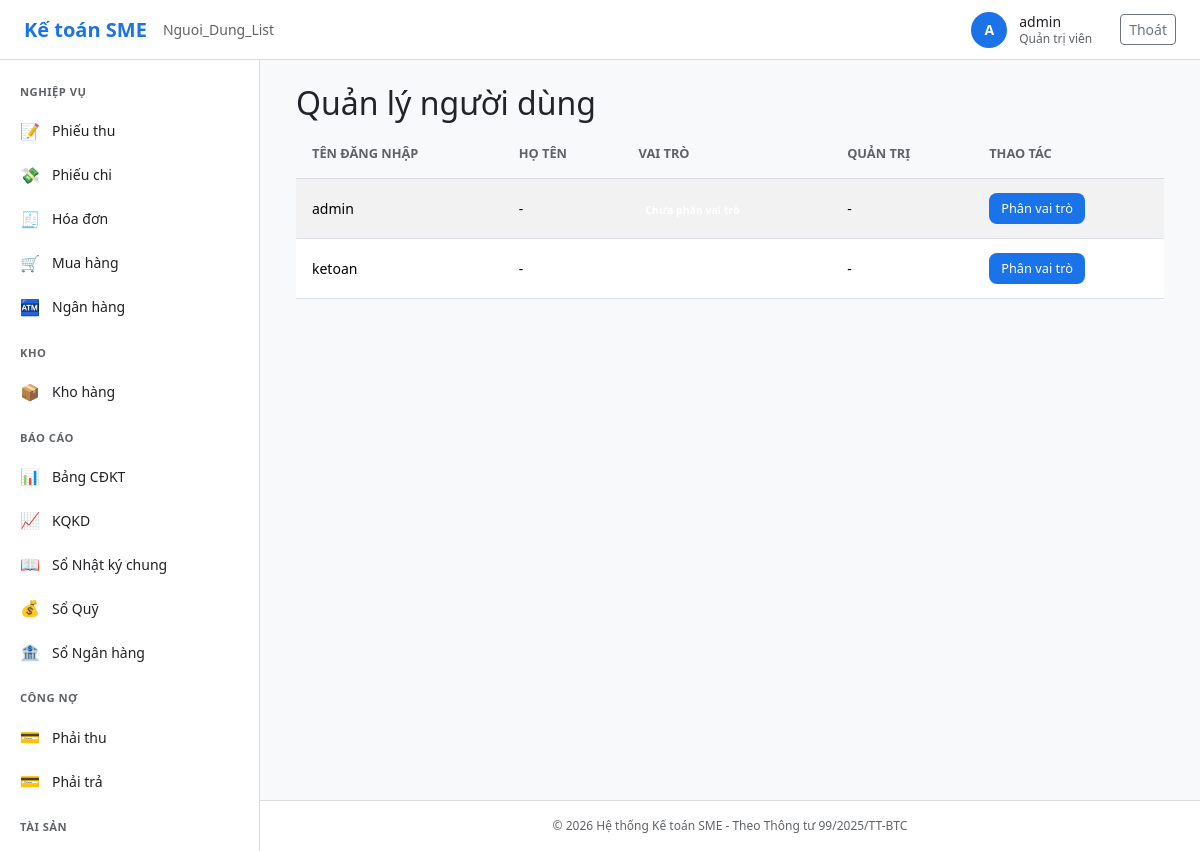
Page /he-thong/nguoi-dung/ (signed in) on the earlier database version.
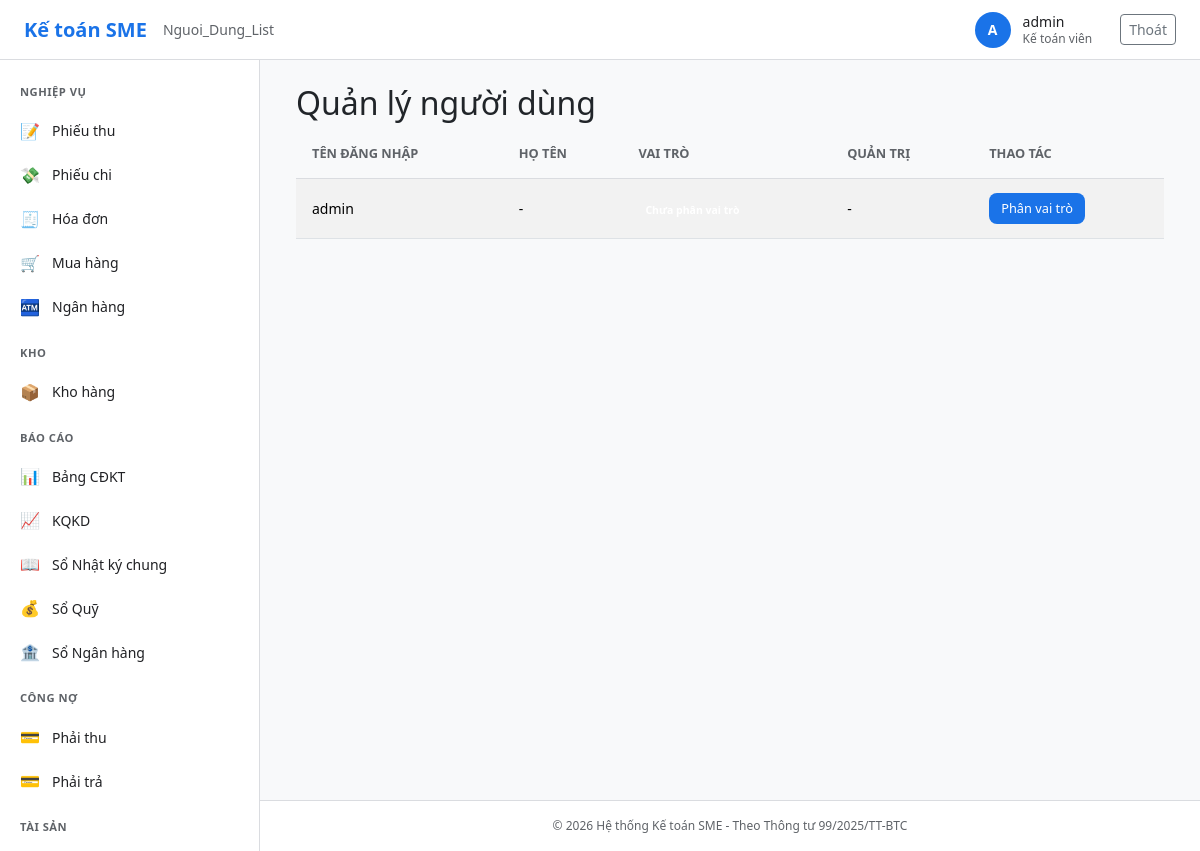
Same page on the later database version.
### apps/users/models.py (models this page shows, shortened)
class NguoiDung(AbstractUser):
    user_type = models.CharField(
        max_length=20,
        choices=UserType.choices,
        default=UserType.VIEWER,
        verbose_name=_("Loại người dùng"),
    )
    company = models.ForeignKey(
        "danh_muc.DonVi",
        on_delete=models.SET_NULL,
        null=True,
        blank=True,
        related_name="nhan_vien",
        verbose_name=_("Đơn vị"),
    )
    is_system_admin = models.BooleanField(
        default=False,
        verbose_name=_("Quản trị viên hệ thống"),
        help_text=_("Người dùng có quyền quản trị toàn bộ hệ thống"),
    )
    phone = models.CharField(
        max_length=20,
        blank=True,
        default="",
        verbose_name=_("Số điện thoại"),
    )
    department = models.CharField(
        max_length=100,
        blank=True,
        default="",
        verbose_name=_("Phòng ban"),
    )
    vai_tro = models.ForeignKey(
        "he_thong.VaiTro",
        on_delete=models.SET_NULL,
        null=True,
        blank=True,
        related_name="nguoi_dung",
        verbose_name=_("Vai trò"),
    )
    class Meta:
        verbose_name = _("Người dùng")
        verbose_name_plural = _("Người dùng")
        ordering = ["username"]

### apps/he_thong/views.py (the view)
# urls.py: path("nguoi-dung/", views.nguoi_dung_list, name="nguoi_dung_list"),
@login_required
def nguoi_dung_list(request):
    users = NguoiDung.objects.select_related("vai_tro").all()
    return render(
        request,
        "he_thong/nguoi_dung_list.html",
        {"users": users},
    )

### templates/he_thong/nguoi_dung_list.html (shortened to what this page needs)
{% extends "base.html" %}
{% block content %}
<div class="container">
  <h2>Quản lý người dùng</h2>
  <table class="table table-striped">
    <thead>
      <tr>
        <th>Tên đăng nhập</th>
        <th>Họ tên</th>
        <th>Vai trò</th>
        <th>Quản trị</th>
        <th>Thao tác</th>
      </tr>
    </thead>
    <tbody>
      {% for u in users %}
      <tr>
        <td>{{ u.username }}</td>
        <td>{{ u.get_full_name|default:"-" }}</td>
        <td>
          {% if u.vai_tro %}
          <span class="badge badge-primary">{{ u.vai_tro.ten }}</span>
          {% else %}
          <span class="badge badge-secondary">Chưa phân vai trò</span>
          {% endif %}
        </td>
        <td>
          {% if u.is_system_admin %}
          <span class="badge badge-danger">Quản trị</span>
          {% else %}
          -
          {% endif %}
        </td>
        <td>
          <a href="{% url 'he_thong:nguoi_dung_role_edit' u.pk %}" class="btn btn-sm btn-primary">
            Phân vai trò
          </a>
        </td>
      </tr>
      {% endfor %}
    </tbody>
  </table>
</div>
{% endblock %}

### templates/base.html (shortened to what this page needs)
<!DOCTYPE html>
<html lang="vi">
<head>
    {% load django_bootstrap5 %}
    {% bootstrap_css %}
</head>
<body>
    <header class="app-header">
        <div class="header-left">
            <a href="{% url 'accounting:dashboard' %}" class="app-logo">
                Kế toán SME
            </a>
            <nav class="breadcrumb-nav">
                {% block breadcrumb %}
                <span>{{ request.resolver_match.url_name|title }}</span>
                {% endblock %}
            </nav>
        </div>
        <div class="header-right">
            <div class="user-menu">
                <div class="user-avatar">{{ user.username|make_list|first|upper|default:"?" }}</div>
                <div class="user-info">
                    <div class="user-name">{{ user.username|default:"Khách" }}</div>
                    <div class="user-role">
                        {% if user.is_superuser %}Quản trị viên
                        {% else %}Kế toán viên{% endif %}
                    </div>
                </div>
            </div>
            <a href="{% url 'accounting:logout' %}" class="btn btn-sm btn-outline-secondary">
                Thoát
            </a>
        </div>
    </header>
    <aside class="app-sidebar">
        <div class="sidebar-section">
            <div class="sidebar-section-title">Nghiệp vụ</div>
            <ul class="sidebar-menu">
                <li class="sidebar-item">
                    <a href="{% url 'nghiep_vu:phieu_thu_list' %}" class="sidebar-link">
                        <span class="icon">📝</span> Phiếu thu
                    </a>
                </li>
                <li class="sidebar-item">
                    <a href="{% url 'nghiep_vu:phieu_chi_list' %}" class="sidebar-link">
                        <span class="icon">💸</span> Phiếu chi
                    </a>
                </li>
                <li class="sidebar-item">
                    <a href="{% url 'nghiep_vu:hoa_don_list' %}" class="sidebar-link">
                        <span class="icon">🧾</span> Hóa đơn
                    </a>
                </li>
                <li class="sidebar-item">
                    <a href="{% url 'mua_hang:don_hang_list' %}" class="sidebar-link">
                        <span class="icon">🛒</span> Mua hàng
                    </a>
                </li>
                <li class="sidebar-item">
                    <a href="{% url 'ngan_hang:giay_bao_no_list' %}" class="sidebar-link">
                        <span class="icon">🏧</span> Ngân hàng
                    </a>
                </li>
            </ul>
        </div>
        <div class="sidebar-section">
            <div class="sidebar-section-title">Kho</div>
            <ul class="sidebar-menu">
                <li class="sidebar-item">
                    <a href="{% url 'kho:kho_list' %}" class="sidebar-link">
                        <span class="icon">📦</span> Kho hàng
                    </a>
                </li>
            </ul>
        </div>
        <div class="sidebar-section">
            <div class="sidebar-section-title">Báo cáo</div>
            <ul class="sidebar-menu">
                <li class="sidebar-item">
                    <a href="{% url 'bao_cao:bang_cdk' %}" class="sidebar-link">
                        <span class="icon">📊</span> Bảng CĐKT
                    </a>
                </li>
                <li class="sidebar-item">
                    <a href="{% url 'bao_cao:kqkd' %}" class="sidebar-link">
                        <span class="icon">📈</span> KQKD
                    </a>
                </li>
                <li class="sidebar-item">
                    <a href="{% url 'so_sach:nhat_ky_chung' %}" class="sidebar-link">
                        <span class="icon">📖</span> Sổ Nhật ký chung
                    </a>
                </li>
                <li class="sidebar-item">
                    <a href="{% url 'so_sach:so_quy' %}" class="sidebar-link">
                        <span class="icon">💰</span> Sổ Quỹ
                    </a>
                </li>
                <li class="sidebar-item">
                    <a href="{% url 'so_sach:so_ngan_hang' %}" class="sidebar-link">
                        <span class="icon">🏦</span> Sổ Ngân hàng
                    </a>
                </li>
            </ul>
        </div>
        <div class="sidebar-section">
            <div class="sidebar-section-title">Công nợ</div>
            <ul class="sidebar-menu">
                <li class="sidebar-item">
                    <a href="{% url 'cong_no:phai_thu_list' %}" class="sidebar-link">
                        <span class="icon">💳</span> Phải thu
                    </a>
                </li>
                <li class="sidebar-item">
                    <a href="{% url 'cong_no:phai_tra_list' %}" class="sidebar-link">
                        <span class="icon">💳</span> Phải trả
                    </a>
                </li>
            </ul>
        </div>
        <div class="sidebar-section">
            <div class="sidebar-section-title">Tài sản</div>
            <ul class="sidebar-menu">
                <li class="sidebar-item">
                    <a href="{% url 'tai_san:taisan_list' %}" class="sidebar-link">
                    </a>
                </li>
            </ul>
        </div>
    </aside>
    <main class="app-main">
        {% block content %}{% endblock %}
    </main>
    <footer style="text-align:center; padding:16px; color:var(--text-secondary); font-size:0.75rem; border-top:1px solid var(--border-color); margin-left:var(--sidebar-width);">
        &copy; {% now "Y" %} Hệ thống Kế toán SME - Theo Thông tư 99/2025/TT-BTC
    </footer>
</body>
</html>

### templates/base.html (style rules this page uses)
:root { --sidebar-width: 260px; --header-height: 60px; --primary-color: #1a73e8; --text-primary: #202124; --text-secondary: #5f6368; --bg-light: #f8f9fa; --border-color: #dadce0; }
* { box-sizing: border-box; }
body { font-family: 'Segoe UI', Roboto, sans-serif; margin: 0; }
.app-header { position: fixed; top: 0; left: 0; right: 0; height: var(--header-height); background: white; border-bottom: 1px solid var(--border-color); display: flex; align-items: center; justify-content: space-between; padding: 0 24px; z-index: 1000; }
.header-left { display: flex; align-items: center; gap: 16px; }
.app-logo { font-size: 1.25rem; font-weight: 600; color: var(--primary-color); text-decoration: none; }
.breadcrumb-nav { display: flex; align-items: center; gap: 8px; color: var(--text-secondary); font-size: 0.875rem; }
.header-right { display: flex; align-items: center; gap: 16px; }
.user-menu { display: flex; align-items: center; gap: 12px; padding: 8px 12px; border-radius: 8px; cursor: pointer; }
.user-avatar { width: 36px; height: 36px; border-radius: 50%; background: var(--primary-color); color: white; display: flex; align-items: center; justify-content: center; font-weight: 600; font-size: 0.875rem; }
.user-info { line-height: 1.3; }
.user-name { font-weight: 500; color: var(--text-primary); font-size: 0.875rem; }
.user-role { font-size: 0.75rem; color: var(--text-secondary); }
.app-sidebar { position: fixed; top: var(--header-height); left: 0; bottom: 0; width: var(--sidebar-width); background: white; border-right: 1px solid var(--border-color); overflow-y: auto; padding: 16px 0; }
.sidebar-section { margin-bottom: 8px; }
.sidebar-section-title { padding: 8px 20px; font-size: 0.7rem; font-weight: 600; text-transform: uppercase; color: var(--text-secondary); letter-spacing: 0.5px; }
.sidebar-menu { list-style: none; padding: 0; margin: 0; }
.sidebar-item { position: relative; }
.sidebar-link { display: flex; align-items: center; gap: 12px; padding: 10px 20px; color: var(--text-primary); text-decoration: none; font-size: 0.875rem; transition: all 0.2s; cursor: pointer; }
.sidebar-link .icon { width: 20px; text-align: center; font-size: 1rem; }
.app-main { margin-left: var(--sidebar-width); margin-top: var(--header-height); padding: 24px; min-height: calc(100vh - var(--header-height)); background: var(--bg-light); }
.app-main table { width: 100%; font-size: 0.875rem; }
.app-main .table th { background: var(--bg-light); padding: 14px 16px; text-align: left; font-weight: 600; font-size: 0.8rem; color: var(--text-secondary); text-transform: uppercase; border-bottom: 1px solid var(--border-color); }
.app-main .table td { padding: 14px 16px; border-top: 1px solid #f0f0f0; vertical-align: middle; }
.app-main .table-striped tbody tr:nth-of-type(odd) { background: transparent; }
.app-main .btn-primary { background: var(--primary-color); border: none; border-radius: 8px; padding: 10px 20px; font-size: 0.875rem; font-weight: 500; transition: all 0.2s; }
.app-main .btn-sm { padding: 6px 12px; font-size: 0.8rem; }

Differences in the rows shown:
removed NguoiDung: username "ketoan", get_full_name "-"
Other differences:
text no longer shown: "Quản trị viên"
text now shown: "Kế toán viên"
